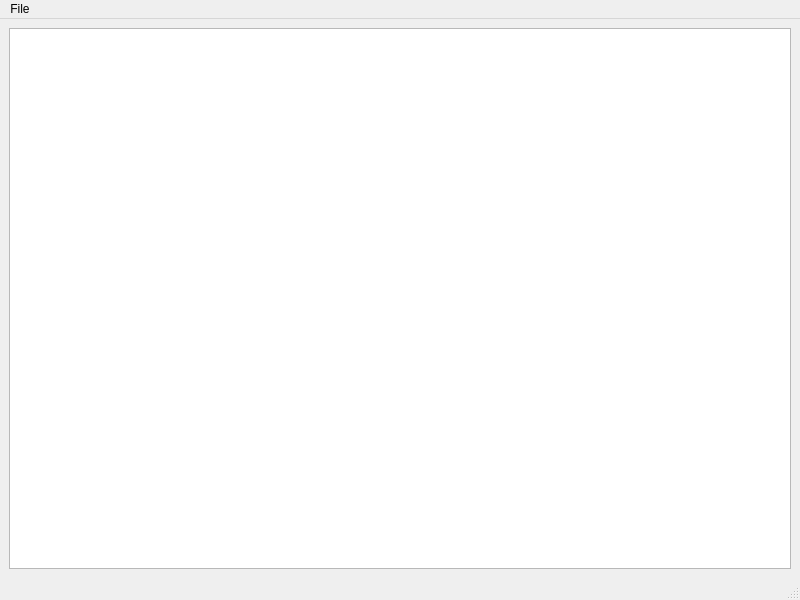
<?xml version="1.0" encoding="UTF-8"?>
<ui version="4.0">
 <class>MainWindow</class>
 <widget class="QMainWindow" name="MainWindow">
  <property name="geometry">
   <rect>
    <x>0</x>
    <y>0</y>
    <width>800</width>
    <height>600</height>
   </rect>
  </property>
  <property name="windowTitle">
   <string>MainWindow</string>
  </property>
  <widget class="QWidget" name="centralwidget">
   <layout class="QHBoxLayout" name="horizontalLayout">
    <item>
     <widget class="QPlainTextEdit" name="plainTextEdit"/>
    </item>
   </layout>
  </widget>
  <widget class="QMenuBar" name="menubar">
   <property name="geometry">
    <rect>
     <x>0</x>
     <y>0</y>
     <width>800</width>
     <height>22</height>
    </rect>
   </property>
   <widget class="QMenu" name="menuFile">
    <property name="title">
     <string>File</string>
    </property>
    <addaction name="actionOblicz"/>
    <addaction name="separator"/>
    <addaction name="actionZamkni"/>
   </widget>
   <addaction name="menuFile"/>
  </widget>
  <widget class="QStatusBar" name="statusbar"/>
  <action name="actionOblicz">
   <property name="text">
    <string>Oblicz</string>
   </property>
  </action>
  <action name="actionZamkni">
   <property name="text">
    <string>Zamkni</string>
   </property>
  </action>
 </widget>
 <resources/>
 <connections/>
</ui>
